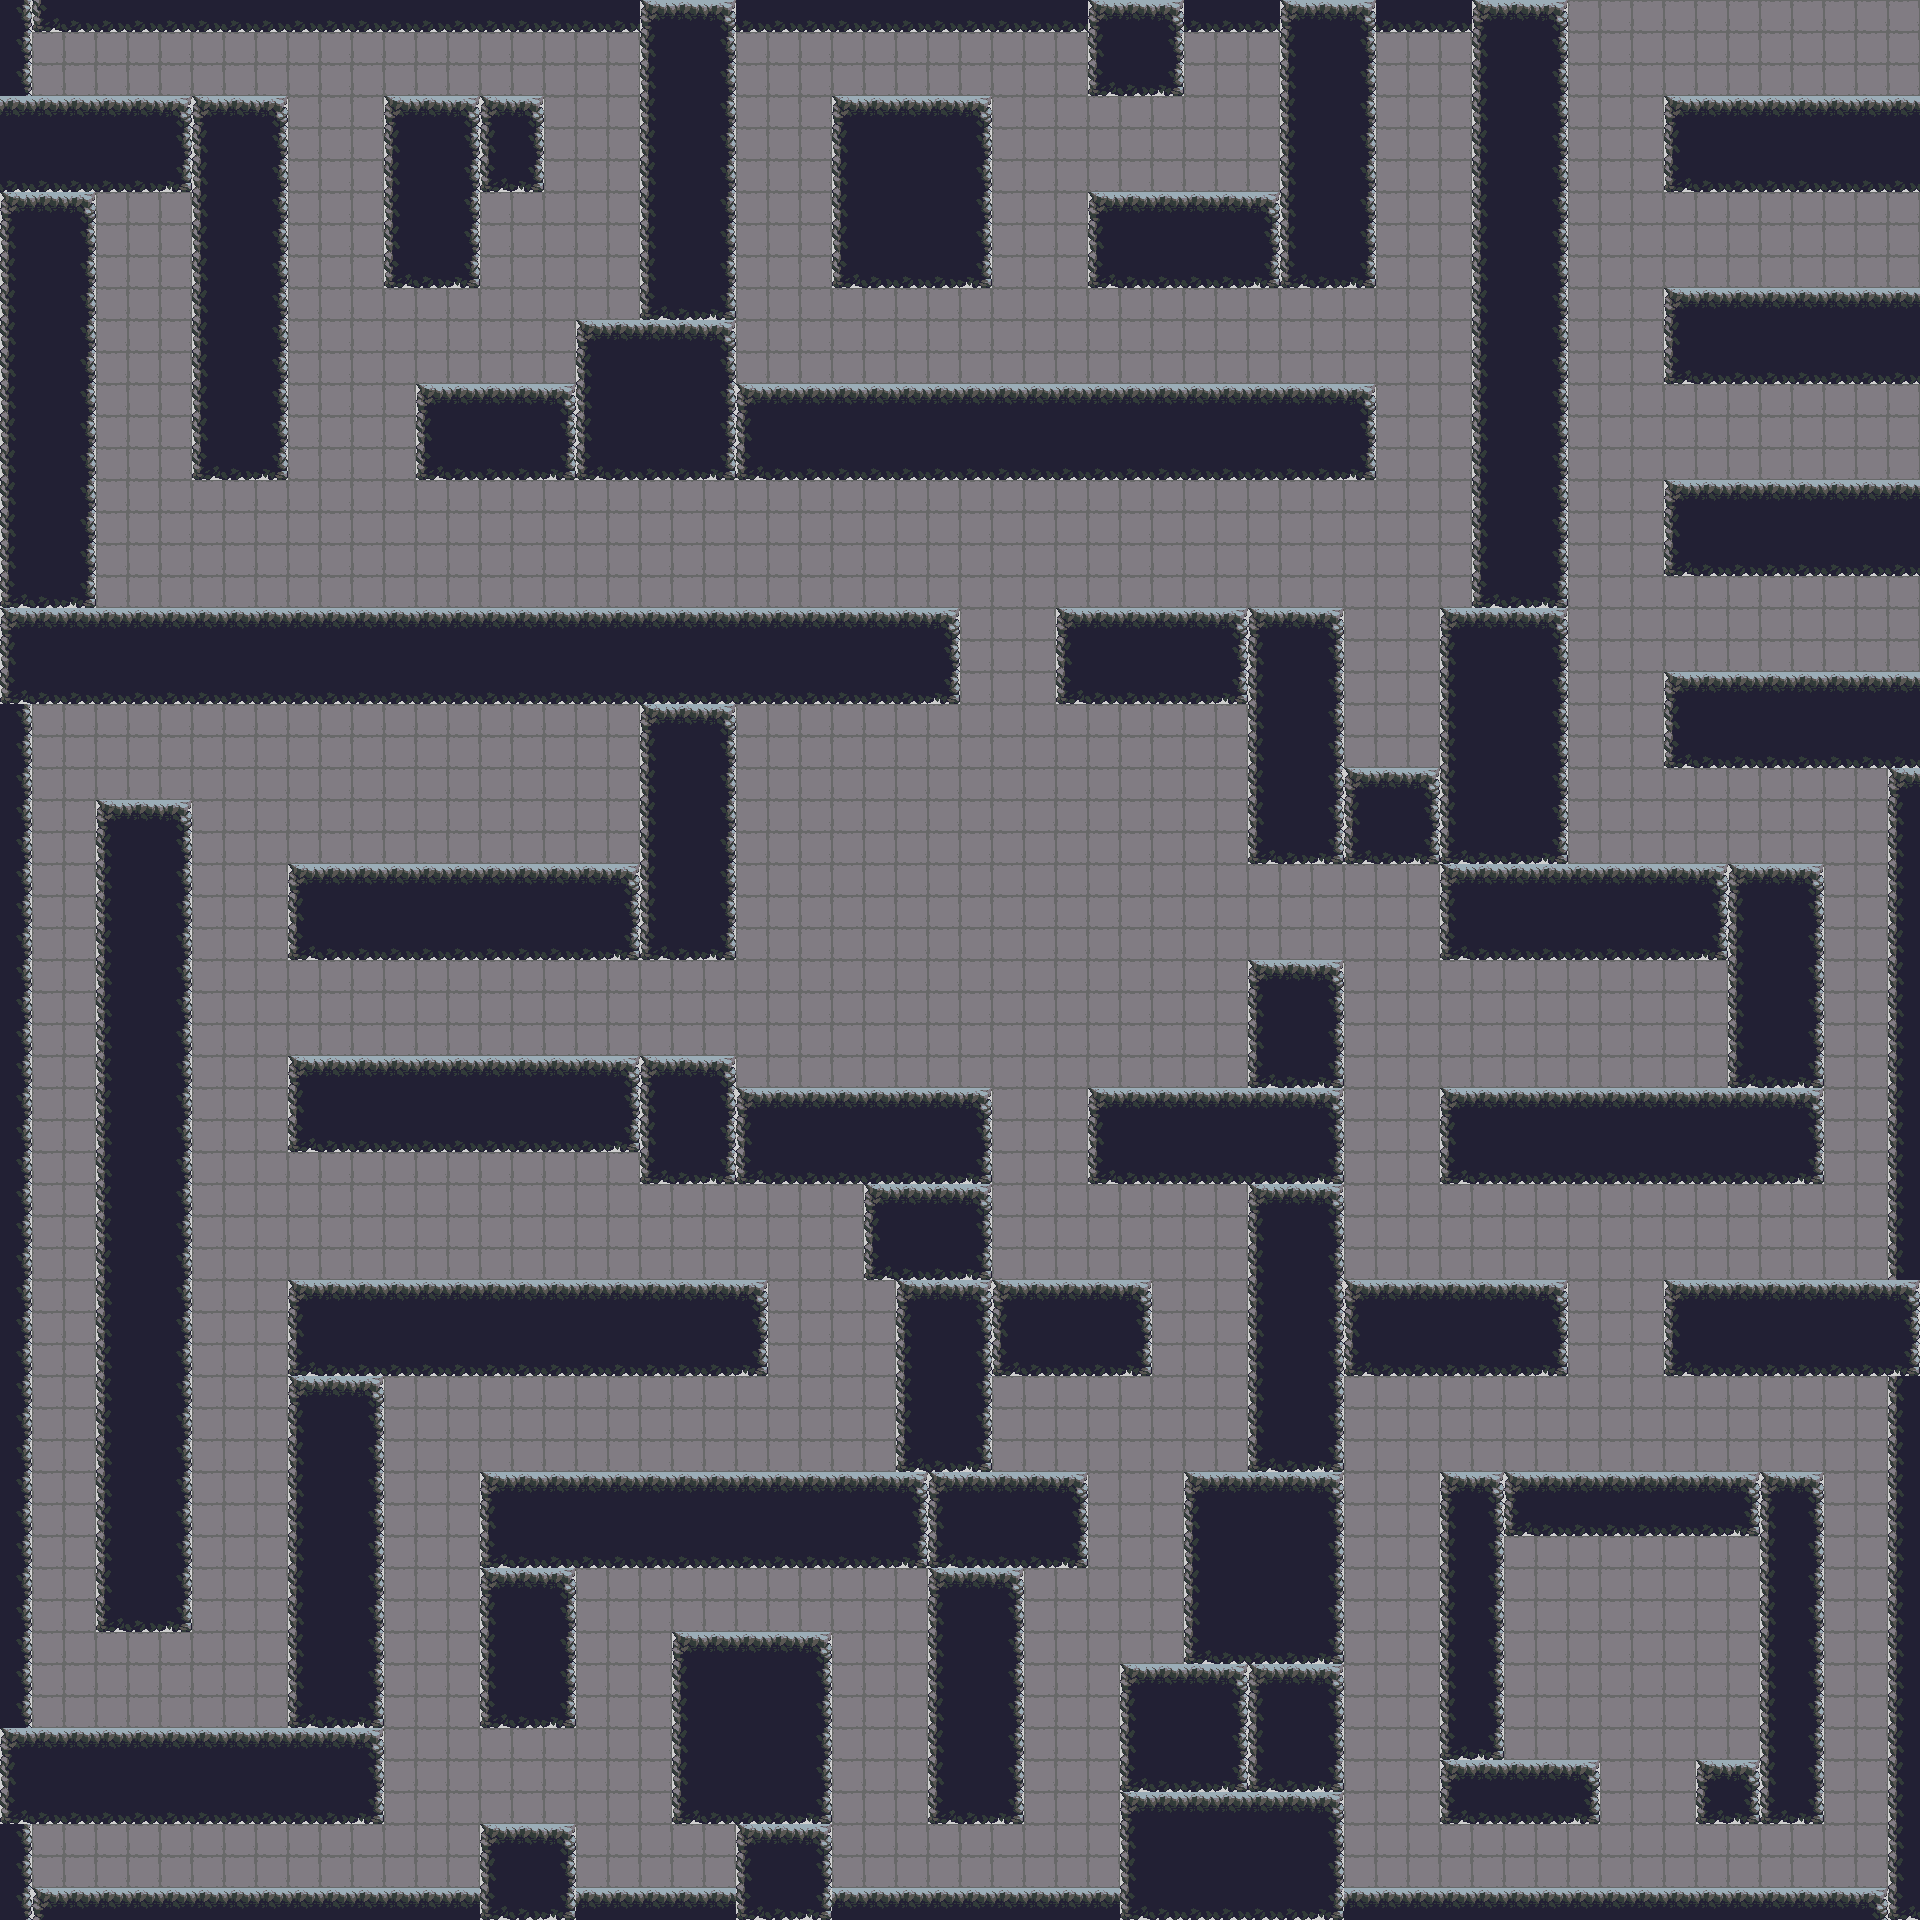

Below is a game level as drawn by its tile map, then a one-line description and the .tmx that defines it (tile-layer data replaced by summaries):
An orthogonal 60x60 tile map with 32x32 px tiles, 3 tile layers (background, bordas, labirinto), 2 tilesets.

<map version="1.0" orientation="orthogonal" renderorder="right-down" width="60" height="60" tilewidth="32" tileheight="32" nextobjectid="1">
 <tileset firstgid="1" name="templetrans" tilewidth="32" tileheight="32" tilecount="24" columns="4">
  <image source="Tiles/Temple/templetrans.gif" width="128" height="192" />
 </tileset>
 <tileset firstgid="25" name="bw5" tilewidth="32" tileheight="32" tilecount="256" columns="16">
  <image source="Tiles/Cave/bw5.gif" width="512" height="512" />
  <terraintypes>
   <terrain name="Parede" tile="20" />
  </terraintypes>
  <tile id="22" terrain=",,,0" />
  <tile id="23" terrain=",,0,0" />
  <tile id="24" terrain=",,0," />
  <tile id="38" terrain=",0,,0" />
  <tile id="39" terrain="0,0,0,0" />
  <tile id="40" terrain="0,,0," />
  <tile id="54" terrain=",0,," />
  <tile id="55" terrain="0,0,," />
  <tile id="56" terrain="0,,," />
 </tileset>
 <layer name="background" width="60" height="60">
  <data>[3600 cells, 3600 non-empty, 1 distinct tile ids]</data>
 </layer>
 <layer name="bordas" width="60" height="60">
  <properties>
   <property name="physics:enabled" value="true" />
   <property name="tiles:bodyType" value="static" />
  </properties>
  <data>[3600 cells, 200 non-empty, 8 distinct tile ids]</data>
 </layer>
 <layer name="labirinto" width="60" height="60">
  <properties>
   <property name="physics:enabled" value="true" />
   <property name="tiles:bodyType" value="static" />
  </properties>
  <data>[3600 cells, 1512 non-empty, 9 distinct tile ids]</data>
 </layer>
</map>
